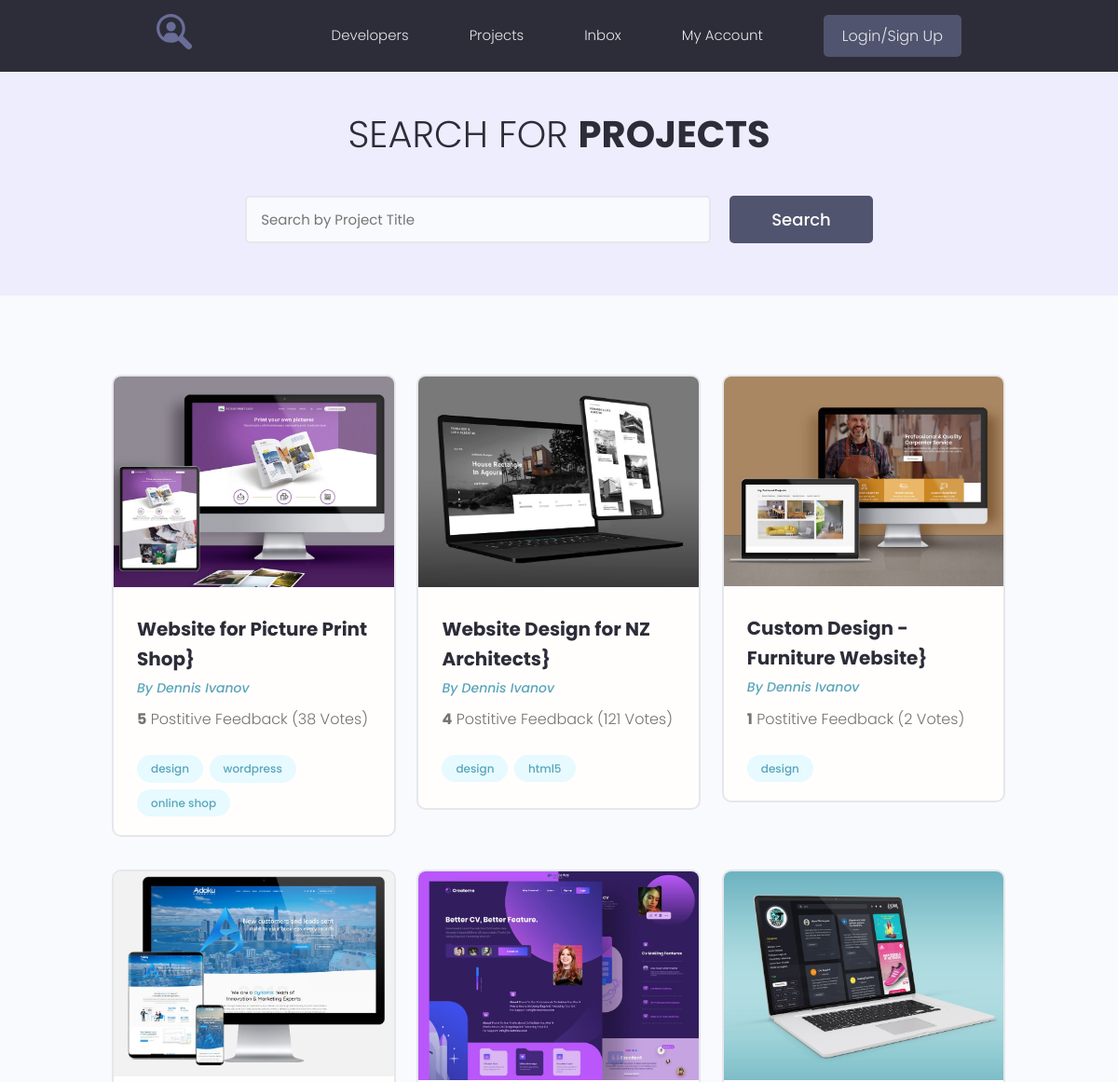
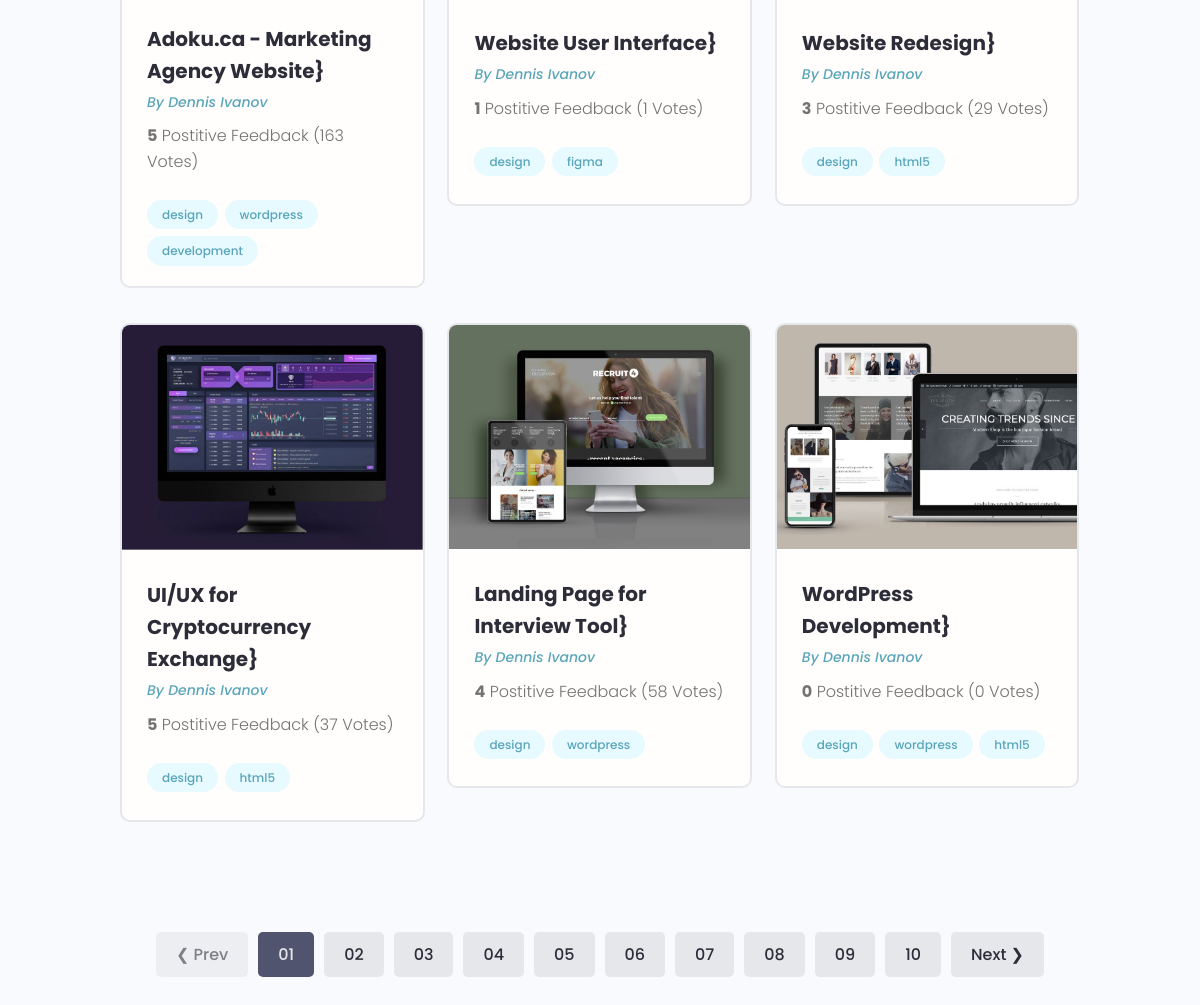
The page / on the database its author committed (2 pictures, top to bottom).
### projects/models.py (models this page shows, shortened)
class Project(models.Model):
    title = models.CharField(max_length=200)
    description = models.TextField(blank=True)
    featured_image = models.ImageField(default='default.jpg', upload_to='projects/%Y/%m/%d')
    demo_link = models.CharField(max_length=200, blank=True)
    source_link = models.CharField(max_length=200, blank=True)
    tags = models.ManyToManyField('Tag', blank=True)
    vote_total = models.IntegerField(default=0, blank=True)
    vote_ratio = models.IntegerField(default=0, blank=True)
    created = models.DateTimeField(auto_now_add=True)

class Tag(models.Model):
    name = models.CharField(max_length=200)
    created = models.DateTimeField(auto_now_add=True)
    def __str__(self):
        return self.name

### projects/views.py (the view)
# urls.py: path('', include('projects.urls')),
def projects(request):
    pr = Project.objects.all()
    context = {'projects': pr}
    return render(request, 'projects/projects.html', context)

### projects/templates/projects/projects.html (shortened to what this page needs)
{% extends 'projects/base.html' %}
{% block content %}
  <main class="projects">
    <section class="hero-section text-center">
      <div class="container container--narrow">
        <div class="hero-section__box">
          <h2>Search for <span>Projects</span></h2>
        </div>
        <div class="hero-section__search">
          <form class="form" action="#" method="get">
            <div class="form__field">
              <input class="input input--text" id="formInput#search" type="text" name="text"
                placeholder="Search by Project Title" />
            </div>
            <input class="btn btn--sub btn--lg" type="submit" value="Search" />
          </form>
        </div>
      </div>
    </section>
    <section class="projectsList">
      <div class="container">
        <div class="grid grid--three">
          {% for project in projects %}
          <div class="column">
            <div class="card project">
              <a href="single-project.html" class="project">
                <img class="project__thumbnail" src="{{ project.featured_image.url }}" alt="project thumbnail" />
                <div class="card__body">
                  <h3 class="project__title">{{ project.title }}}</h3>
                  <p><a class="project__author" href="profile.html">By Dennis Ivanov</a></p>
                  <p class="project--rating">
                    <span style="font-weight: bold;">{{ project.vote_ratio }}</span> Postitive
                    Feedback ({{ project.vote_total }} Votes)
                  </p>
                  <div class="project__tags">
                    {% for tag in project.tags.all %}
                    <span class="tag tag--pill tag--main">
                      <small>{{tag}}</small>
                    </span>
                    {% endfor %}
                  </div>
                </div>
              </a>
            </div>
          </div>
          {% endfor %}
        </div>
      </div>
    </section>
    <div class="pagination">
      <ul class="container">
        <li><a href="#" class="btn btn--disabled">&#10094; Prev</a></li>
        <li><a href="#" class="btn btn--sub">01</a></li>
        <li><a href="#" class="btn">02</a></li>
        <li><a href="#" class="btn">03</a></li>
        <li><a href="#" class="btn">04</a></li>
        <li><a href="#" class="btn">05</a></li>
        <li><a href="#" class="btn">06</a></li>
        <li><a href="#" class="btn">07</a></li>
        <li><a href="#" class="btn">08</a></li>
        <li><a href="#" class="btn">09</a></li>
        <li><a href="#" class="btn">10</a></li>
        <li><a href="#" class="btn">Next &#10095;</a></li>
      </ul>
    </div>
  </main>
{% endblock %}

### projects/templates/projects/base.html (shortened to what this page needs)
<!DOCTYPE html>
{% load static %}
<html lang="en">
<head>
   <link rel="stylesheet" href="https://maxcdn.bootstrapcdn.com/font-awesome/4.5.0/css/font-awesome.min.css">
  <link rel="stylesheet" href="{% static 'uikit/styles/uikit.css' %}" />
  <link rel="stylesheet" href=" {% static 'styles/app.css' %}" />
</head>
<body>
{% include 'projects/navbar.html' %}
{% block content%} {% endblock %}
</body>
</html>

### projects/templates/projects/navbar.html (shortened to what this page needs)
{% load static %}
<header class="header">
    <div class="container container--narrow">
      <a href="/" class="header__logo">
        <img src=" {% static 'images/logo.svg/' %}" alt="DevSearch Logo" />
      </a>
      <nav class="header__nav">
        <ul class="header__menu">
          <li class="header__menuItem"><a href="index.html">Developers</a></li>
          <li class="header__menuItem"><a href="{% url 'projects' %}">Projects</a></li>
          <li class="header__menuItem"><a href="inbox.html">Inbox</a></li>
          <li class="header__menuItem"><a href="account.html">My Account</a></li>
          <li class="header__menuItem"><a href="login.html" class="btn btn--sub">Login/Sign Up</a></li>
        </ul>
      </nav>
    </div>
  </header>

### projects/static/styles/app.css (style rules this page uses)
:root { --color-sub: #2d2d39; }
.btn--sub { background-color: var(--color-sub-light); }
.card { border: 2px solid var(--color-light); }
img { width: 100%; }
.header { position: sticky; z-index: 111; background-color: var(--color-sub); padding: 1.5rem 0; }
.header > .container { display: flex; justify-content: space-between; align-items: center; }
.header__logo > img { height: 3.8rem; }
.header__nav > ul { display: inline-flex; align-items: center; list-style: none; gap: 6.5rem; }
.header__menuItem > a { color: var(--color-light); font-weight: 300; }
.hero-section { height: 40vh; display: flex; align-items: center; background-color: var(--color-sub); }
.hero-section__box { margin-bottom: 4rem; }
.hero-section__box > h2, .hero-section__box > h2 > span { font-size: 4rem; color: var(--color-light); line-height: 1.3; text-transform: uppercase; }
.hero-section__box > h2 { font-weight: 300; }
.hero-section__box > h2 > span { font-weight: 700; }
.hero-section__search > .form { display: flex; align-items: center; justify-content: center; gap: 2rem; }
.hero-section__search > .form input.input--text { width: 50rem; }
.pagination { margin-top: 8rem; margin-bottom: 10rem; }
.pagination > ul { flex-wrap: wrap; list-style: none; display: flex; align-items: center; justify-content: center; gap: 1rem; }
.pagination .btn { color: var(--color-sub); }
.pagination .btn.btn--sub { color: var(--color-light); }
.project__author { font-size: 1.4rem; font-style: italic; }
.project--rating { margin-bottom: 1.6em; margin-top: .5em; }
.projects > .hero-section { background: var(--color-sub-lighter); height: 30vh; }
.projects .hero-section__box { margin-bottom: 2.5rem; }
.projects .hero-section__box > h2 { color: var(--color-sub); }
.projects .hero-section__box > h2 > span { font-weight: 700; color: var(--color-sub); }
.projectsList { margin-top: 8rem; }
.project__thumbnail { object-fit: cover; object-position: top center; width: 100%; }
.project__title { font-size: 2rem; font-weight: 700; color: var(--color-sub); }

### projects/static/uikit/styles/modules/_variables.css (style rules this page uses)
:root { --color-main: #5aa5b9; --color-main-light: #e6faff; --color-sub: #3f4156; --color-sub-light: #51546e; --color-sub-lighter: #ededfd; --color-text: #737373; --color-gray: #8b8b8b; --color-light: #e5e7eb; --color-light-gray: #767676; --color-bg: #f8fafd; --color-white: #fffefd; --color-white-light: #f3f3f3; --color-success: #359e64; --color-success-bg: #def8e8; --color-error: #fc4b0b; --color-error-bg: #fff2ee; --font-base: 'Poppins', arial, helvetica, 'Segoe UI', roboto, ubuntu, sans-serif; --font-monospace: 'Fira Code', 'Courier New', courier, monospace; --font-regular: 300; --font-medium: 500; --font-bold: 700; --generic-shadow: 1px 1px 5px #00000010; --generic-transition: all 0.3s ease-in-out; }

### projects/static/uikit/styles/modules/_base.css (style rules this page uses)
* { margin: 0; padding: 0; box-sizing: border-box; text-rendering: optimizeLegibility; color: inherit; font-size: inherit; }
html { font-size: 50%; }
@media only screen and (min-width: 480px) { html { font-size: 56.25%; } }
@media only screen and (min-width: 1200px) { html { font-size: 62.5%; } }
body { line-height: 1.6; font-weight: 400; font-size: 1.5rem; color: var(--color-text); background-color: var(--color-bg); min-height: 100vh; }

### projects/static/uikit/styles/modules/_typography.css (style rules this page uses)
* { font-family: var(--font-base); }
h2 { font-size: 3.6rem; font-weight: var(--font-bold); }
h3 { font-size: 3.2rem; font-weight: var(--font-medium); }
p, span, strong { font-size: 1.6rem; color: var(--color-text); font-weight: var(--font-regular); }
a { padding-bottom: 2px; text-decoration: none; display: inline-block; color: var(--color-main); font-weight: var(--font-medium); }

### projects/static/uikit/styles/modules/_utilities.css (style rules this page uses)
.container { width: 92%; max-width: 165rem; margin: 0 auto; box-sizing: border-box; }
.container--narrow { width: 92%; max-width: 120rem; }
@media screen and (min-width: 1000px) { .container { width: 90%; } }
@media screen and (min-width: 1000px) { .container--narrow { width: 85%; } }
@media screen and (min-width: 1200px) { .container { width: 80%; } }
@media screen and (min-width: 1200px) { .container--narrow { width: 72%; } }
.text-center { text-align: center; }

### projects/static/uikit/styles/modules/_card.css (style rules this page uses)
.card { border-radius: 1rem; background-color: var(--color-white); border: 1.5px solid var(--color-light); width: auto; height: auto; margin-top: 0.5rem; margin-bottom: 0.5rem; overflow: hidden; }
.card__body, .card__header { padding: 2rem 2.5rem; }

### rows shown on the page
Project: featured_image (picture), title "Website for Picture Print Shop", vote_ratio "5", vote_total "38"
Tag: name "design"
Tag: name "wordpress"
Tag: name "online shop"
Project: featured_image (picture), title "Website Design for NZ Architects", vote_ratio "4", vote_total "121"
Tag: name "html5"
Project: featured_image (picture), title "Custom Design - Furniture Website", vote_ratio "1", vote_total "2"
Project: featured_image (picture), title "Adoku.ca - Marketing Agency Website", vote_ratio "5", vote_total "163"
Tag: name "development"
Project: featured_image (picture), title "Website User Interface", vote_ratio "1", vote_total "1"
Tag: name "figma"
Project: featured_image (picture), title "Website Redesign", vote_ratio "3", vote_total "29"
Project: featured_image (picture), title "UI/UX for Cryptocurrency Exchange", vote_ratio "5", vote_total "37"
Project: featured_image (picture), title "Landing Page for Interview Tool", vote_ratio "4", vote_total "58"
Project: featured_image (picture), title "WordPress Development", vote_ratio "0", vote_total "0"
